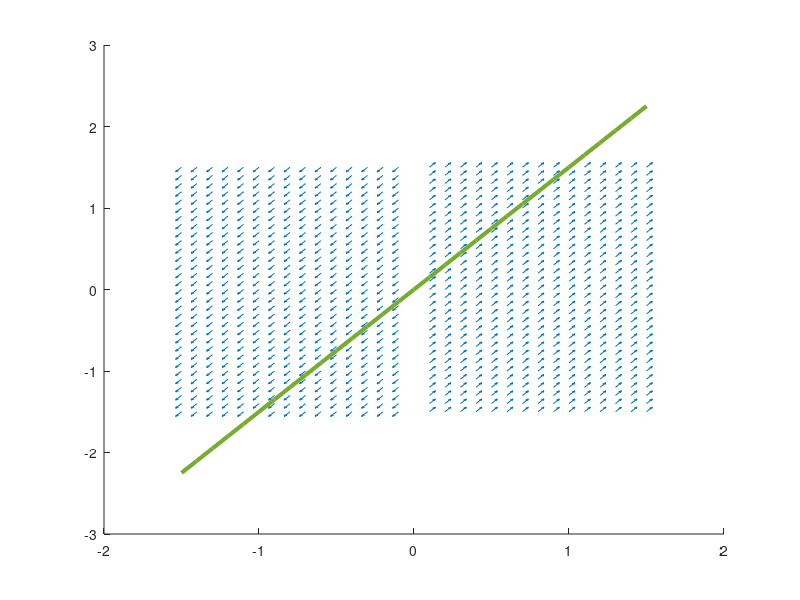

Reproduce this figure in MATLAB. (Note: this script raises an error after producing the figure.)
A = [2 0;3 0];
[x1,x2] = meshgrid(-1.5:0.1:1.5);

x1_values = A(1,1)*x1+A(1,2)*x2;
x2_values = A(2,1)*x1+A(2,2)*x2;

norms=sqrt(x1_values.^2+x2_values.^2);
x1_normalized = x1_values ./ norms;
x2_normalized = x2_values ./norms;

# Pas d'isoclines, double division par zéro
line_range = -1.5:.1:1.5;

# Droites invariantes (vecteurs propres) 
[V,L] = eig(A);
eigenvector_2 = (V(2,2)/V(1,2)) * line_range;
# Le 2ième vecteur propre lève une erreur (division par zéro)

# Figure 1: portrait de phase, isoclines et vecteurs propres
figure(1);
hold on;
vector_scale = .5;

quiver(x1,x2,x1_normalized,x2_normalized, vector_scale);

plot(line_range,eigenvector_2,"linewidth",3);

quiver([0,0],[0,0],V(1,2),V(2,2),"linewidth",3,"color","k");

legend("portrait de phase","v_2","location","south");
hold off;

# Figure 2: trajectoires e(t), w(t) avec 5 conditions initiales
figure(2);
hold on;
x1dot = @(t, x) A(1,1)*x(1)+A(1,2)*x(2);
x2dot = @(t, x) A(2,1)*x(1)+A(2,2)*x(2);
xdot = @(t,x) [x1dot(t, x);x2dot(t, x)];
[t1,x1] = ode23(xdot, [0, 10], [2, 0]);
[t2,x2] = ode23(xdot, [0, 10], [0, 3]);
[t3,x3] = ode23(xdot, [0, 10], [-2, 3]);
[t4,x4] = ode23(xdot, [0, 10], [2, -3]);
[t5,x5] = ode23(xdot, [0, 10], [2, 2]);

plot(t1,x1);
plot(t2,x2);
plot(t3,x3);
plot(t4,x4);
plot(t5,x5);

legend(
 "e(t) CI: [2,0]","w(t) CI: [2,0]",
 "e(t) CI: [0,3]","w(t) CI: [0,3]",
 "e(t) CI: [-2,3]","w(t) CI: [-2,3]",
 "e(t) CI: [2,-3]","w(t) CI: [2,-3]",
 "e(t) CI: [2,2]","w(t) CI: [2,2]",
 "location","northwest");
hold off;
